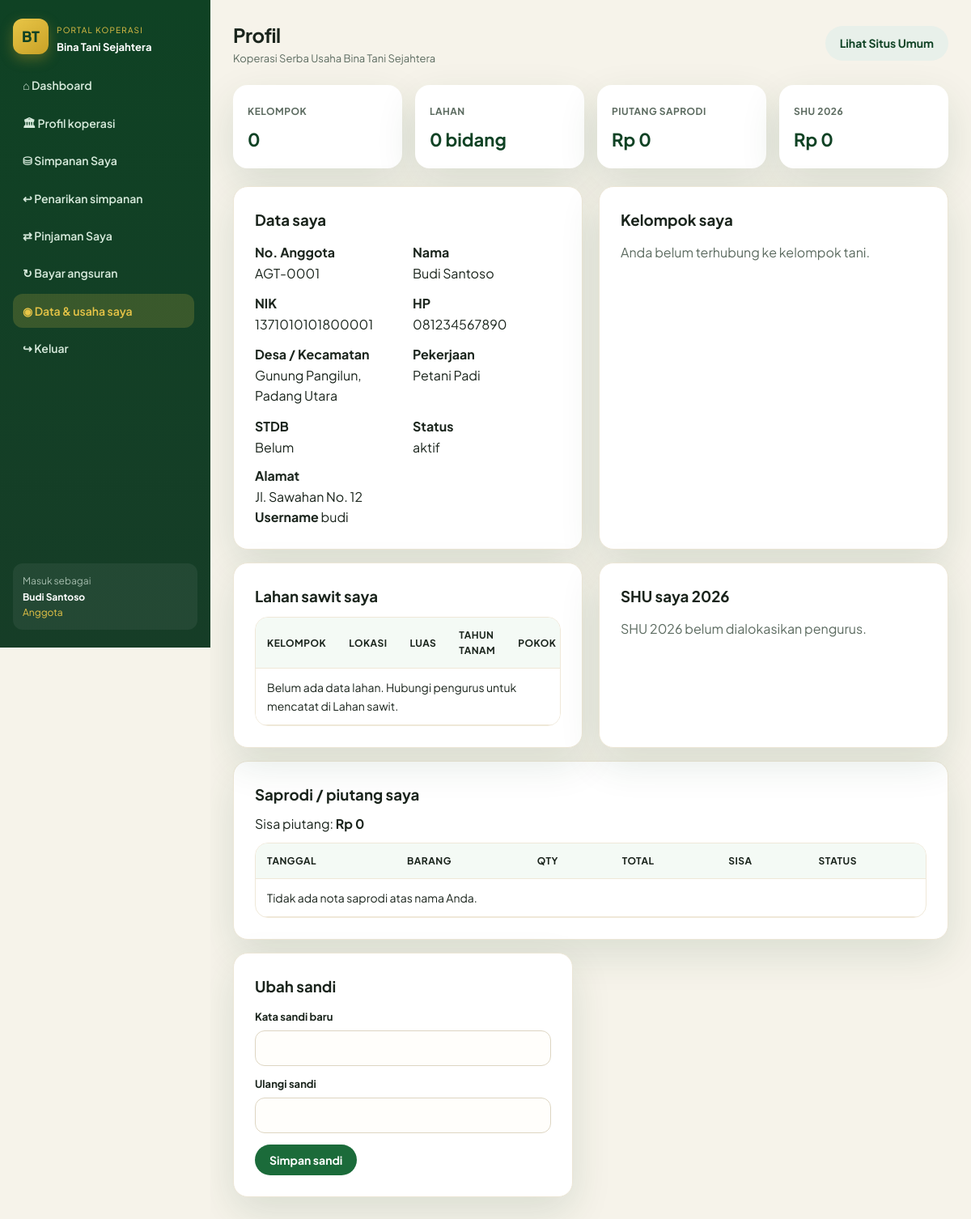
Page /profil.php (signed in) on the committed database.
### tables this page shows
CREATE TABLE IF NOT EXISTS anggota (
  id INT AUTO_INCREMENT PRIMARY KEY,
  no_anggota VARCHAR(20) UNIQUE NOT NULL,
  nik VARCHAR(20),
  nama VARCHAR(100) NOT NULL,
  jenis_kelamin ENUM('L','P') DEFAULT 'L',
  tempat_lahir VARCHAR(80),
  tanggal_lahir DATE,
  alamat TEXT,
  desa VARCHAR(80),
  kecamatan VARCHAR(80),
  no_hp VARCHAR(20),
  pekerjaan VARCHAR(80),
  kelompok_tani VARCHAR(120) NULL,
  id_kelompok INT NULL,
  jabatan_kelompok VARCHAR(50) NULL DEFAULT 'Anggota',
  plasma TINYINT(1) NOT NULL DEFAULT 0,
  punya_tanah TINYINT(1) NOT NULL DEFAULT 0,
  luas_tanah DECIMAL(10,2) NULL,
  stdb VARCHAR(10) NOT NULL DEFAULT 'belum',
  no_stdb VARCHAR(50) NULL,
  foto VARCHAR(120) NULL,
  ktp_file VARCHAR(120) NULL,
  sertifikat_file VARCHAR(120) NULL,
  catatan_verifikasi TEXT NULL,
  status_keanggotaan VARCHAR(20) DEFAULT 'Biasa',
  tanggal_daftar DATE,
  status VARCHAR(20) NOT NULL DEFAULT 'pending',
  username VARCHAR(50) NULL,
  password VARCHAR(255) NULL,
  created_at TIMESTAMP DEFAULT CURRENT_TIMESTAMP
);

CREATE TABLE IF NOT EXISTS pengaturan (
  id INT PRIMARY KEY DEFAULT 1,
  nama_koperasi VARCHAR(150) DEFAULT 'Koperasi Serba Usaha Bina Tani Sejahtera',
  alamat TEXT,
  telepon VARCHAR(30),
  email VARCHAR(80),
  tahun_berdiri YEAR,
  tanggal_berdiri DATE NULL,
  ketua VARCHAR(100),
  visi TEXT,
  misi TEXT,
  bagi_hasil_persen DECIMAL(5,2) NOT NULL DEFAULT 1.00,
  simpanan_pokok DECIMAL(15,2) NOT NULL DEFAULT 500000,
  simpanan_wajib DECIMAL(15,2) NOT NULL DEFAULT 50000
);

### config.php (called while the page is built, shortened)
<?php
function db(): PDO {
    static $pdo = null;
    if ($pdo !== null) {
        return $pdo;
    }
    $attempts = [
        [DB_USER, DB_PASS],
        ['root', ''],
        ['root', 'root'],
        ['koperasi', 'koperasi123'],
    ];
    $last = null;
    foreach ($attempts as [$user, $pass]) {
        try {
            $pdo = new PDO(
                'mysql:host=' . DB_HOST . ';dbname=' . DB_NAME . ';charset=utf8mb4',
                $user,
                $pass,
                [
                    PDO::ATTR_ERRMODE => PDO::ERRMODE_EXCEPTION,
                    PDO::ATTR_DEFAULT_FETCH_MODE => PDO::FETCH_ASSOC,
                ]
            );
            return $pdo;
        } catch (Throwable $e) {
            $last = $e;
        }
    }
    throw $last ?? new RuntimeException('Gagal konek database');
}
function setting(): array {
    static $s = null;
    if ($s === null) {
        $s = db()->query('SELECT * FROM pengaturan WHERE id = 1')->fetch() ?: [];
    }
    return $s;
}
function kelompok_anggota(int $anggotaId): array {
    $st = db()->prepare('SELECT ak.*, k.nomor, k.kode_kelompok, k.nama_kelompok, k.nama_ketua, k.no_hp_ketua, k.wilayah_dusun, k.lokasi
        FROM anggota_kelompok ak JOIN kelompok k ON k.id=ak.id_kelompok
        WHERE ak.anggota_id=? ORDER BY k.nomor');
    $st->execute([$anggotaId]);
    return $st->fetchAll();
}
function rupiah($n): string {
    return 'Rp ' . number_format((float)$n, 0, ',', '.');
}
function e($s): string {
    return htmlspecialchars((string)$s, ENT_QUOTES, 'UTF-8');
}
function auth(): ?array {
    if (!empty($_SESSION['user'])) {
        return $_SESSION['user'];
    }
    return null;
}
function ensure_logistik_schema(): void {
    static $done = false;
    if ($done) return;
    $done = true;
}

### profil.php (the view, shortened to what this page needs)
<?php
require __DIR__ . '/config.php';
$title = 'Profil';
$pdo = db();
$u = auth();
$staff = in_array($u['role'], ['admin', 'pengurus'], true);
$anggota = null;
$kelompokSaya = [];
$lahan = [];
$saprodi = [];
$piutangSap = 0;
$shu = null;
$tahun = (int)date('Y');
if (!$staff && !empty($u['anggota_id'])) {
    $aid = (int)$u['anggota_id'];
    $st = $pdo->prepare('SELECT * FROM anggota WHERE id=?');
    $st->execute([$aid]);
    $anggota = $st->fetch();
    if ($anggota) {
        $kelompokSaya = kelompok_anggota($aid);
        try {
            $ls = $pdo->prepare('SELECT l.*, k.kode_kelompok, k.nama_kelompok FROM lahan_sawit l LEFT JOIN kelompok k ON k.id=l.id_kelompok WHERE l.anggota_id=? ORDER BY k.nomor, l.id');
            $ls->execute([$aid]);
            $lahan = $ls->fetchAll();
        } catch (Throwable $e) {}
        try {
            $ss = $pdo->prepare('SELECT * FROM saprodi WHERE anggota_id=? ORDER BY id DESC');
            $ss->execute([$aid]);
            $saprodi = $ss->fetchAll();
        } catch (Throwable $e) {}
        try {
            $hs = $pdo->prepare('SELECT * FROM shu_alokasi WHERE anggota_id=? AND tahun_buku=?');
            $hs->execute([$aid, $tahun]);
            $shu = $hs->fetch() ?: null;
        } catch (Throwable $e) {}
    }
}
include __DIR__ . '/includes/app_header.php';
if ($staff):
?>
<div class="card" style="max-width:520px;">
  <h3>Akun pengurus</h3>
  <p style="margin:10px 0;"><strong><?= e($u['nama']) ?></strong><br>Username: <?= e($u['username']) ?><br>Peran: <?= e($u['role']) ?></p>
  <form method="post">
    <?= csrf_field() ?>
    <label>Kata sandi baru</label>
    <input type="password" name="password" required>
    <label>Ulangi sandi</label>
    <input type="password" name="password2" required>
    <button class="btn btn-green" style="margin-top:14px;">Ubah sandi</button>
  </form>
</div>
<?php else: ?>
<?php if (!$anggota): ?>
  <div class="card"><p>Data keanggotaan belum terhubung ke akun ini.</p></div>
<?php else: ?>
<div class="kpis">
  <div class="kpi"><span>Kelompok</span><b><?= count($kelompokSaya ?? []) ?></b></div>
  <div class="kpi"><span>Lahan</span><b><?= count($lahan) ?> bidang</b></div>
  <div class="kpi"><span>Piutang saprodi</span><b><?= rupiah($piutangSap) ?></b></div>
  <div class="kpi"><span>SHU <?= $tahun ?></span><b><?= rupiah($shu['total_shu'] ?? 0) ?></b></div>
</div>
<div class="cards" style="grid-template-columns:1fr 1fr;">
  <div class="card">
    <h3>Data saya</h3>
    <div class="grid-2" style="margin-top:12px;">
      <p><strong>No. Anggota</strong><br><?= e($anggota['no_anggota']) ?></p>
      <p><strong>Nama</strong><br><?= e($anggota['nama']) ?></p>
      <p><strong>NIK</strong><br><?= e($anggota['nik'] ?: '—') ?></p>
      <p><strong>HP</strong><br><?= e($anggota['no_hp'] ?: '—') ?></p>
      <p><strong>Desa / Kecamatan</strong><br><?= e($anggota['desa'] ?: '—') ?>, <?= e($anggota['kecamatan'] ?: '—') ?></p>
      <p><strong>Pekerjaan</strong><br><?= e($anggota['pekerjaan'] ?: '—') ?></p>
      <p><strong>STDB</strong><br><?= ($anggota['stdb']??'')==='sudah' ? 'Sudah' : 'Belum' ?><?= $anggota['no_stdb'] ? ' · '.e($anggota['no_stdb']) : '' ?></p>
      <p><strong>Status</strong><br><?= e($anggota['status']) ?></p>
    </div>
    <p style="margin-top:10px;"><strong>Alamat</strong><br><?= e($anggota['alamat'] ?: '—') ?></p>
    <p><strong>Username</strong> <?= e($anggota['username'] ?: '—') ?></p>
  </div>
  <div class="card">
    <h3>Kelompok saya</h3>
    <?php if (!empty($kelompokSaya)): ?>
      <div class="table-wrap" style="margin-top:10px;">
        <table>
          <thead><tr><th>Kode</th><th>Nama</th><th>Jabatan saya</th><th>Ketua</th></tr></thead>
          <tbody>
          <?php foreach ($kelompokSaya as $gk): ?>
            <tr>
              <td><strong><?= e($gk['kode_kelompok']) ?></strong></td>
              <td><?= e($gk['nama_kelompok']) ?></td>
              <td><?= e($gk['jabatan'] ?: 'Anggota') ?></td>
              <td><?= e($gk['nama_ketua'] ?: '—') ?><?= !empty($gk['no_hp_ketua']) ? '<br><small>'.e($gk['no_hp_ketua']).'</small>' : '' ?></td>
            </tr>
          <?php endforeach; ?>
          </tbody>
        </table>
      </div>
    <?php else: ?>
      <p style="margin-top:12px;color:var(--muted);">Anda belum terhubung ke kelompok tani.</p>
    <?php endif; ?>
  </div>
</div>
<div class="cards" style="grid-template-columns:1fr 1fr;margin-top:16px;">
  <div class="card">
    <h3>Lahan sawit saya</h3>
    <div class="table-wrap" style="margin-top:10px;">
      <table>
        <thead><tr><th>Kelompok</th><th>Lokasi</th><th>Luas</th><th>Tahun tanam</th><th>Pokok</th></tr></thead>
        <tbody>
        <?php foreach ($lahan as $l): ?>
          <tr>
            <td><?= e($l['kode_kelompok'] ?: '—') ?></td>
            <td><?= e($l['lokasi_desa'] ?: '—') ?></td>
            <td><?= e($l['luas_hektar']) ?> ha</td>
            <td><?= e($l['tahun_tanam'] ?: '—') ?></td>
            <td><?= e($l['jumlah_pokok'] ?: '—') ?></td>
          </tr>
        <?php endforeach; if (!$lahan): ?>
          <tr><td colspan="5">Belum ada data lahan. Hubungi pengurus untuk mencatat di Lahan sawit.</td></tr>
        <?php endif; ?>
        </tbody>
      </table>
    </div>
  </div>
  <div class="card">
    <h3>SHU saya <?= $tahun ?></h3>
    <?php if ($shu): ?>
      <div class="grid-2" style="margin-top:12px;">
        <p><strong>Jasa modal</strong><br><?= rupiah($shu['jasa_modal']) ?></p>
        <p><strong>Jasa usaha</strong><br><?= rupiah($shu['jasa_usaha']) ?></p>
        <p><strong>Total SHU</strong><br><?= rupiah($shu['total_shu']) ?></p>
      </div>
    <?php else: ?>
      <p style="margin-top:12px;color:var(--muted);">SHU <?= $tahun ?> belum dialokasikan pengurus.</p>
    <?php endif; ?>
  </div>
</div>
<div class="card" style="margin-top:16px;">
  <h3>Saprodi / piutang saya</h3>
  <p style="margin:8px 0 10px;">Sisa piutang: <strong><?= rupiah($piutangSap) ?></strong></p>
  <div class="table-wrap">
    <table>
      <thead><tr><th>Tanggal</th><th>Barang</th><th>Qty</th><th>Total</th><th>Sisa</th><th>Status</th></tr></thead>
      <tbody>
      <?php foreach ($saprodi as $sp): ?>
        <tr>
          <td><?= tgl($sp['tanggal']) ?></td>
          <td><?= e($sp['item_barang']) ?></td>
          <td><?= e($sp['kuantitas']) ?></td>
          <td><?= rupiah($sp['total_harga']) ?></td>
          <td><?= rupiah($sp['sisa_piutang']) ?></td>
          <td><span class="badge <?= $sp['status_bayar']==='lunas'?'b-lunas':'b-pengajuan' ?>"><?= e($sp['status_bayar']) ?></span></td>
        </tr>
      <?php endforeach; if (!$saprodi): ?>
        <tr><td colspan="6">Tidak ada nota saprodi atas nama Anda.</td></tr>
      <?php endif; ?>
      </tbody>
    </table>
  </div>
</div>
<div class="card" style="margin-top:16px;max-width:420px;">
  <h3>Ubah sandi</h3>
  <form method="post">
    <label>Kata sandi baru</label>
    <input type="password" name="password" required minlength="6">
    <label>Ulangi sandi</label>
    <input type="password" name="password2" required minlength="6">
    <button class="btn btn-green" style="margin-top:14px;">Simpan sandi</button>
  </form>
</div>
<?php endif; ?>
<?php endif; ?>
<?php include __DIR__ . '/includes/app_footer.php'; ?>

### includes/app_header.php (shortened to what this page needs)
<?php
$s = setting();
$u = auth();
function nav_active($file) {
    return basename($_SERVER['PHP_SELF']) === $file ? 'active' : '';
}
?>
<!DOCTYPE html>
<html lang="id">
<head>
  <link rel="stylesheet" href="assets/style.css?v=24">
</head>
<body>
<div class="app">
  <aside class="sidebar" id="appSide">
    <div class="side-brand">
      <div class="logo">BT</div>
      <div>
        <small style="color:#e8c547;font-size:10px;letter-spacing:.12em;text-transform:uppercase;">Portal Koperasi</small>
        <strong style="display:block;font-size:13px;color:#fff;">Bina Tani Sejahtera</strong>
      </div>
    </div>
    <nav class="side-nav">
      <a class="<?= nav_active('dashboard.php') ?>" href="dashboard.php">⌂ Dashboard</a>
      <a class="<?= nav_active('profil_koperasi.php') ?>" href="profil_koperasi.php">🏛 Profil koperasi</a>
      <?php if (in_array($u['role'], ['admin','pengurus'])): ?>
        <a class="<?= nav_active('anggota.php') ?>" href="anggota.php">☺ Anggota</a>
        <a class="<?= nav_active('pengalihan.php') ?>" href="pengalihan.php">⇄ Pengalihan hak</a>
        <a class="<?= nav_active('kelompok.php') ?>" href="kelompok.php">▣ Kelompok</a>
        <a class="<?= nav_active('tbs_lahan.php') ?>" href="tbs_lahan.php">▤ Lahan sawit</a>
        <a class="<?= nav_active('verifikasi.php') ?>" href="verifikasi.php">☑ Verifikasi anggota</a>
        <a class="<?= nav_active('verifikasi_bayar.php') ?>" href="verifikasi_bayar.php">☑ Verifikasi bayar</a>
        <a class="<?= nav_active('simpanan.php') ?>" href="simpanan.php">⛁ Simpanan</a>
        <a class="<?= nav_active('penarikan.php') ?>" href="penarikan.php">↩ Penarikan simpanan</a>
        <a class="<?= nav_active('pinjaman.php') ?>" href="pinjaman.php">⇄ Pinjaman</a>
        <a class="<?= nav_active('angsuran.php') ?>" href="angsuran.php">↻ Angsuran</a>
        <a class="<?= nav_active('pengumuman.php') ?>" href="pengumuman.php">✉ Pengumuman</a>
        <a class="<?= nav_active('laporan.php') ?>" href="laporan.php">▣ Laporan</a>
        <a class="<?= nav_active('pengaturan.php') ?>" href="pengaturan.php">⚙ Pengaturan</a>
      <?php else: ?>
        <a class="<?= nav_active('simpanan.php') ?>" href="simpanan.php">⛁ Simpanan Saya</a>
        <a class="<?= nav_active('penarikan.php') ?>" href="penarikan.php">↩ Penarikan simpanan</a>
        <a class="<?= nav_active('pinjaman.php') ?>" href="pinjaman.php">⇄ Pinjaman Saya</a>
        <a class="<?= nav_active('pinjaman_bayar.php') ?>" href="pinjaman_bayar.php">↻ Bayar angsuran</a>
        <a class="<?= nav_active('profil.php') ?>" href="profil.php">◉ Data &amp; usaha saya</a>
      <?php endif; ?>
      <a href="logout.php">↪ Keluar</a>
    </nav>
    <div style="margin-top:auto;padding:12px;background:rgba(255,255,255,.06);border-radius:12px;font-size:12px;">
      <div style="opacity:.7;">Masuk sebagai</div>
      <strong style="color:#fff;"><?= e($u['nama']) ?></strong>
      <div style="color:#e8c547;text-transform:capitalize;"><?= e($u['role']) ?></div>
    </div>
  </aside>
  <div class="main">
    <div class="topbar">
      <div class="topbar-left">
        <div>
          <h2 style="letter-spacing:-.02em;"><?= e($title ?? 'Dashboard') ?></h2>
          <div style="color:#5c6b60;font-size:13px;"><?= e($s['nama_koperasi']) ?></div>
        </div>
      </div>
      <a class="btn btn-ghost hide-sm" href="index.php" target="_blank">Lihat Situs Umum</a>
    </div>

### rows in the picture
anggota: nama "Budi Santoso", no_anggota "AGT-0001", nik "1371010101800001", no_hp "081234567890", desa "Gunung Pangilun", kecamatan "Padang Utara", pekerjaan "Petani Padi", status "aktif", alamat "Jl. Sawahan No. 12", username "budi"
pengaturan: nama_koperasi "Koperasi Serba Usaha Bina Tani Sejahtera"

### other values in the picture
$u['role'] "Anggota"
$title "Profil"
count($kelompokSaya ?? []) "0"
count($lahan) "0"
rupiah($piutangSap) "Rp 0"
$tahun "2026"
rupiah($shu['total_shu'] ?? 0) "Rp 0"
